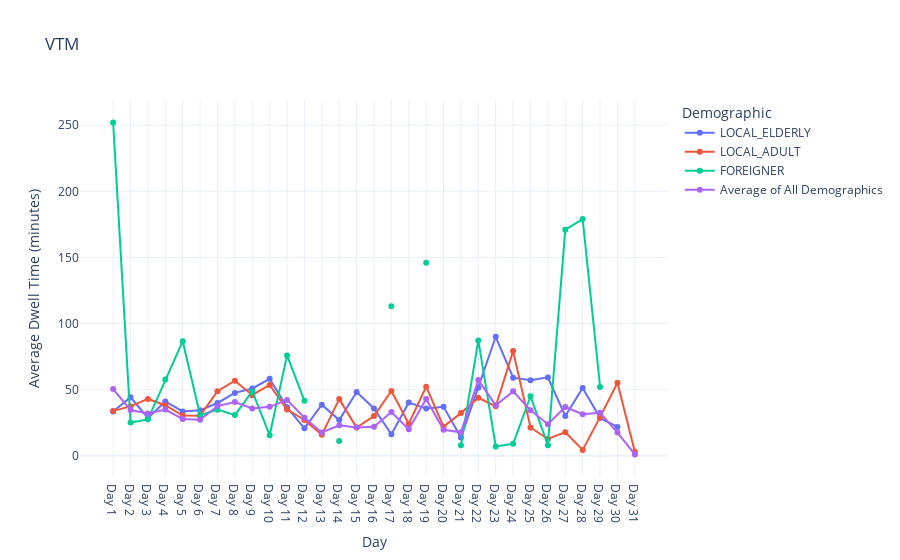

Here is the notebook cell this chart was saved with:
### Code cell
import pandas as pd
import plotly.graph_objects as go

file_path = 'StreamlinedVTMSolution (31 days).xlsx'
xls = pd.ExcelFile(file_path)

avg_dwell_times = pd.DataFrame()

for sheet_name in xls.sheet_names:
    day_data = pd.read_excel(xls, sheet_name=sheet_name)
    day_data = day_data.drop(columns=[col for col in day_data.columns if "Unnamed" in col])
    day_data_filtered = day_data[(day_data['Simulation Hour'] >= 10) & (day_data['Simulation Hour'] <= 20)]
    avg_for_day = (day_data_filtered[day_data_filtered > 0].mean().drop('Simulation Hour')) / 60
    avg_dwell_times[sheet_name] = avg_for_day

avg_dwell_times = avg_dwell_times.T
avg_dwell_times = avg_dwell_times.drop('Day 1', errors='ignore')
avg_dwell_times.index = [f"Day {i+1}" for i in range(len(avg_dwell_times))]

fig = go.Figure()

for demographic in avg_dwell_times.columns:
    text_values = [f"{value:.2f}" for value in avg_dwell_times[demographic]]
    fig.add_trace(go.Scatter(x=avg_dwell_times.index, y=avg_dwell_times[demographic], text=text_values,
                             mode='lines+markers', name=demographic, textposition="top center"))

fig.update_layout(title='VTM',
                  xaxis_title='Day',
                  yaxis_title='Average Dwell Time (minutes)',
                  legend_title='Demographic',
                  template='plotly_white')

fig.show()

### Figure 1 — Plotly figure (JSON) as saved in the notebook; plotly's stock layout.template omitted (floating-point values rounded to 4 significant figures)
{"data": [{"mode": "lines+markers", "name": "LOCAL_ELDERLY", "text": ["33.45", "44.23", "28.59", "41.02", "33.54", "34.35", "39.90", "47.53", "50.90", "58.16", "36.59", "20.70", "38.64", "26.95", "48.21", "35.75", "16.24", "40.21", "35.66", "37.01", "13.83", "51.41", "89.97", "59.04", "57.06", "59.27", "30.05", "51.31", "28.56", "21.81", "nan"], "textposition": "top center", "type": "scatter", "x": ["Day 1", "Day 2", "Day 3", "Day 4", "Day 5", "Day 6", "Day 7", "Day 8", "Day 9", "Day 10", "Day 11", "Day 12", "Day 13", "Day 14", "Day 15", "Day 16", "Day 17", "Day 18", "Day 19", "Day 20", "Day 21", "Day 22", "Day 23", "Day 24", "Day 25", "Day 26", "Day 27", "Day 28", "Day 29", "Day 30", "Day 31"], "y": [33.45, 44.23, 28.59, 41.02, 33.54, 34.35, 39.9, 47.53, 50.9, 58.16, 36.59, 20.7, 38.64, 26.95, 48.21, 35.75, 16.24, 40.21, 35.66, 37.01, 13.83, 51.41, 89.97, 59.04, 57.06, 59.27, 30.05, 51.31, 28.56, 21.81, null]}, {"mode": "lines+markers", "name": "LOCAL_ADULT", "text": ["33.91", "37.33", "42.96", "38.18", "30.40", "30.30", "48.80", "56.75", "45.82", "53.56", "34.92", "27.05", "15.92", "42.83", "21.28", "30.07", "49.02", "24.24", "52.20", "22.00", "32.24", "43.86", "37.35", "79.14", "21.34", "12.67", "17.80", "4.41", "29.18", "55.20", "3.00"], "textposition": "top center", "type": "scatter", "x": ["Day 1", "Day 2", "Day 3", "Day 4", "Day 5", "Day 6", "Day 7", "Day 8", "Day 9", "Day 10", "Day 11", "Day 12", "Day 13", "Day 14", "Day 15", "Day 16", "Day 17", "Day 18", "Day 19", "Day 20", "Day 21", "Day 22", "Day 23", "Day 24", "Day 25", "Day 26", "Day 27", "Day 28", "Day 29", "Day 30", "Day 31"], "y": [33.91, 37.33, 42.96, 38.18, 30.4, 30.3, 48.8, 56.75, 45.82, 53.56, 34.92, 27.05, 15.92, 42.83, 21.28, 30.07, 49.02, 24.24, 52.2, 22.0, 32.24, 43.86, 37.35, 79.14, 21.34, 12.67, 17.8, 4.406, 29.18, 55.2, 3]}, {"mode": "lines+markers", "name": "FOREIGNER", "text": ["252.00", "25.06", "27.50", "57.75", "86.67", "30.60", "34.87", "30.71", "48.67", "15.50", "75.89", "41.50", "nan", "11.21", "nan", "nan", "113.12", "nan", "146.00", "nan", "7.92", "87.21", "7.00", "9.00", "45.00", "7.86", "171.00", "179.00", "52.00", "nan", "nan"], "textposition": "top center", "type": "scatter", "x": ["Day 1", "Day 2", "Day 3", "Day 4", "Day 5", "Day 6", "Day 7", "Day 8", "Day 9", "Day 10", "Day 11", "Day 12", "Day 13", "Day 14", "Day 15", "Day 16", "Day 17", "Day 18", "Day 19", "Day 20", "Day 21", "Day 22", "Day 23", "Day 24", "Day 25", "Day 26", "Day 27", "Day 28", "Day 29", "Day 30", "Day 31"], "y": [252, 25.06, 27.5, 57.75, 86.67, 30.6, 34.87, 30.71, 48.67, 15.5, 75.89, 41.5, null, 11.21, null, null, 113.1, null, 146, null, 7.917, 87.21, 7, 9, 45, 7.857, 171, 179, 52, null, null]}, {"mode": "lines+markers", "name": "Average of All Demographics", "text": ["50.45", "34.61", "32.00", "34.96", "27.73", "27.22", "37.57", "40.62", "35.76", "36.98", "42.22", "28.75", "17.60", "22.99", "21.38", "21.94", "33.07", "19.99", "42.87", "19.67", "17.70", "57.20", "38.11", "48.68", "34.47", "23.82", "36.83", "31.35", "32.49", "17.49", "1.00"], "textposition": "top center", "type": "scatter", "x": ["Day 1", "Day 2", "Day 3", "Day 4", "Day 5", "Day 6", "Day 7", "Day 8", "Day 9", "Day 10", "Day 11", "Day 12", "Day 13", "Day 14", "Day 15", "Day 16", "Day 17", "Day 18", "Day 19", "Day 20", "Day 21", "Day 22", "Day 23", "Day 24", "Day 25", "Day 26", "Day 27", "Day 28", "Day 29", "Day 30", "Day 31"], "y": [50.45, 34.61, 32.0, 34.96, 27.73, 27.22, 37.57, 40.62, 35.76, 36.98, 42.22, 28.75, 17.6, 22.99, 21.38, 21.94, 33.07, 19.99, 42.87, 19.67, 17.7, 57.2, 38.11, 48.68, 34.47, 23.82, 36.83, 31.35, 32.49, 17.49, 1]}], "layout": {"legend": {"title": {"text": "Demographic"}}, "title": {"text": "VTM"}, "xaxis": {"title": {"text": "Day"}}, "yaxis": {"title": {"text": "Average Dwell Time (minutes)"}}}}
